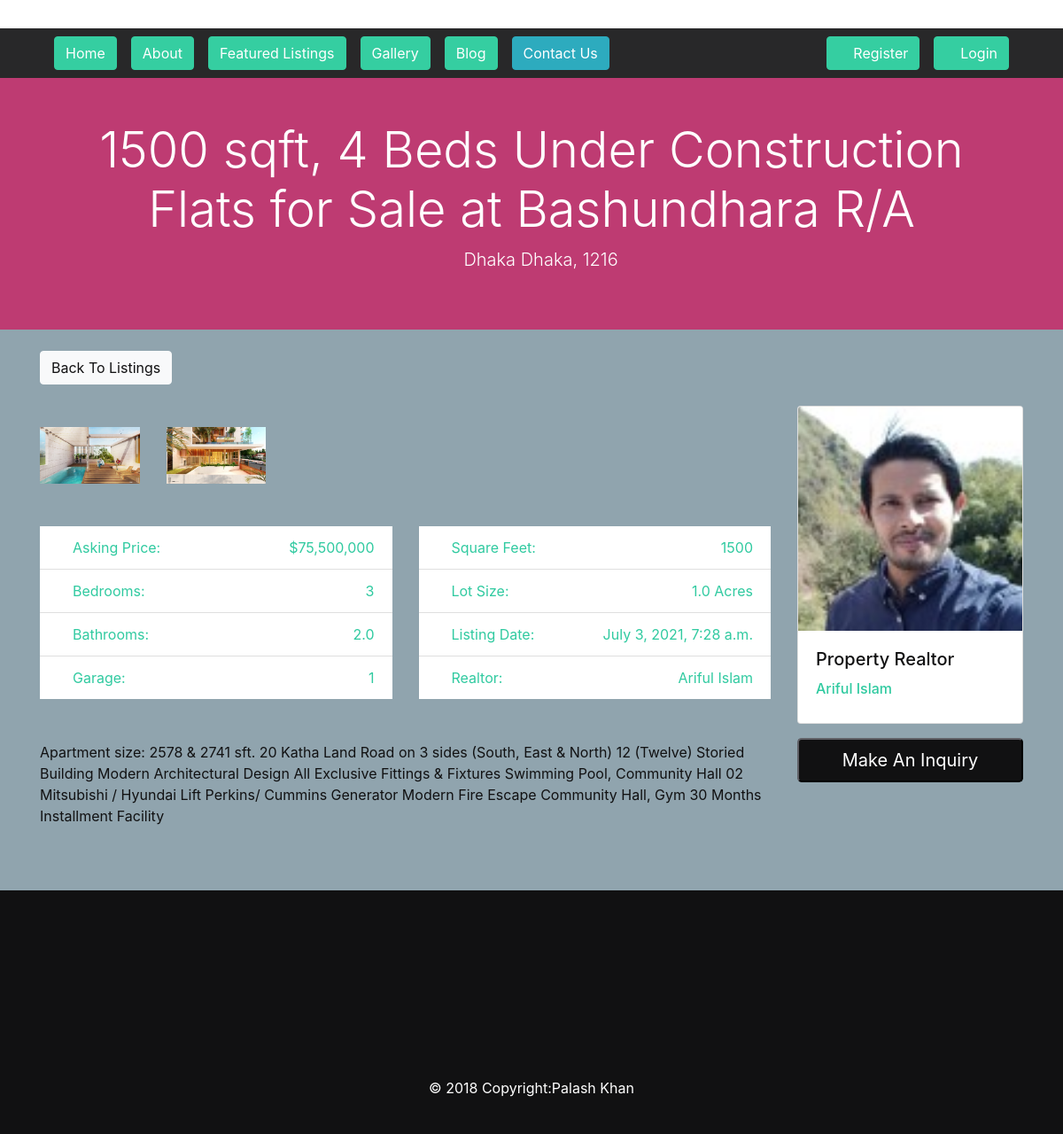
Page /listings/3/ on the committed database.
### listings/models.py (models this page shows, shortened)
class Listing(models.Model):
  user = models.ForeignKey(settings.AUTH_USER_MODEL, on_delete=models.DO_NOTHING)
  realtor = models.ForeignKey(Realtor, on_delete=models.DO_NOTHING)
  title = models.CharField(max_length=200)
  address = models.CharField(max_length=200)
  city = models.CharField(max_length=100)
  state = models.CharField(max_length=100)
  zipcode = models.CharField(max_length=20)
  description = models.TextField(blank=True)
  price = models.IntegerField()
  bedrooms = models.IntegerField()
  bathrooms = models.DecimalField(max_digits=2, decimal_places=1)
  garage = models.IntegerField(default=0)
  sqft = models.IntegerField()
  lot_size = models.DecimalField(max_digits=5, decimal_places=1)
  photo_main_one = models.ImageField(upload_to='photos/%Y/%m/%d/', blank=True)
  photo_1 = models.ImageField(upload_to='photos/%Y/%m/%d/', blank=True)
  photo_2 = models.ImageField(upload_to='photos/%Y/%m/%d/', blank=True)
  photo_3 = models.ImageField(upload_to='photos/%Y/%m/%d/', blank=True)
  photo_4 = models.ImageField(upload_to='photos/%Y/%m/%d/', blank=True)
  photo_5 = models.ImageField(upload_to='photos/%Y/%m/%d/', blank=True)
  photo_6 = models.ImageField(upload_to='photos/%Y/%m/%d/', blank=True)
  is_published = models.BooleanField(default=True)
  list_date = models.DateTimeField(default=datetime.now, blank=True)
  objects = StatusManager()

### realtors/models.py (models this page shows)
class Realtor(models.Model):
  name = models.CharField(max_length=200)
  photo = models.ImageField(upload_to='photos/%Y/%m/%d/')
  description = models.TextField(blank=True)
  phone = models.CharField(max_length=20)
  email = models.CharField(max_length=50)
  is_mvp = models.BooleanField(default=False)
  hire_date = models.DateTimeField(default=datetime.now, blank=True)
  def __str__(self):
    return self.name

### listings/views.py (the view)
# urls.py: path('<int:listing_id>/', views.listing, name='listing'),
def listing(request, listing_id ):
    listing = get_object_or_404(Listing, pk = listing_id)
    context = {
        'listing': listing
    }
    return render(request, 'listings/listing.html', context)

### listings/models.py (called while the page is built)
  def get_queryset(self):
    return StatusQuerySet(self.model, using=self._db)

### templates/listings/listing.html (shortened to what this page needs)
{% extends 'base.html' %}
{% load humanize %}
{% block content %}
<section id="showcase-inner" class="py-5 text-white">
    <div class="container">
      <div class="row text-center">
        <div class="col-md-12">
          <h1 class="display-4">{{ listing.title }}</h1>
          <p class="lead">
            <i class="fas fa-map-marker"></i> {{ listing.city }} {{ listing.state }}, {{ listing.zipcode }}</p>
        </div>
      </div>
    </div>
  </section>
  <section id="listing" class="py-4">
    <div class="container">
      <a href="{% url 'listings' %}" class="btn btn-light mb-4">Back To Listings</a>
      <div class="row">
        <div class="col-md-9">
          <div class="row mb-5 thumbs">
            {% if listing.photo_1 %}
            <div class="col-md-2">
              <a href="{{ listing.photo_1.url }}" data-lightbox="home-images">
                <img src="{{ listing.photo_1.url }}" alt="" class="img-fluid">
              </a>
            </div>
            {% endif %}
            {% if listing.photo_2 %}
            <div class="col-md-2">
              <a href="{{ listing.photo_2.url }}" data-lightbox="home-images">
                <img src="{{ listing.photo_2.url }}" alt="" class="img-fluid">
              </a>
            </div>
            {% endif %}
            {% if listing.photo_3 %}
            <div class="col-md-2">
            </div>
            {% endif %}
          </div>
          <div class="row mb-5 fields">
            <div class="col-md-6">
              <ul class="list-group list-group-flush">
                <li class="list-group-item text-secondary">
                  <i class="fas fa-money-bill-alt"></i> Asking Price:
                  <span class="float-right">${{ listing.price | intcomma }}</span>
                </li>
                <li class="list-group-item text-secondary">
                  <i class="fas fa-bed"></i> Bedrooms:
                  <span class="float-right">{{ listing.bedrooms }}</span>
                </li>
                <li class="list-group-item text-secondary">
                  <i class="fas fa-bath"></i> Bathrooms:
                  <span class="float-right">{{ listing.bathrooms }}</span>
                </li>
                <li class="list-group-item text-secondary">
                  <i class="fas fa-car"></i> Garage:
                  <span class="float-right">{{ listing.garage }}
                  </span>
                </li>
              </ul>
            </div>
            <div class="col-md-6">
              <ul class="list-group list-group-flush">
                <li class="list-group-item text-secondary">
                  <i class="fas fa-th-large"></i> Square Feet:
                  <span class="float-right">{{ listing.sqft }}</span>
                </li>
                <li class="list-group-item text-secondary">
                  <i class="fas fa-square"></i> Lot Size:
                  <span class="float-right">{{ listing.lot_size }} Acres
                  </span>
                </li>
                <li class="list-group-item text-secondary">
                  <i class="fas fa-calendar"></i> Listing Date:
                  <span class="float-right">{{ listing.list_date }}</span>
                </li>
                <li class="list-group-item text-secondary">
                  <i class="fas fa-bed"></i> Realtor:
                  <span class="float-right">{{ listing.realtor }}
                  </span>
                </li>
              </ul>
            </div>
          </div>
          <div class="row mb-5">
            <div class="col-md-12">
                {{ listing.description }}
            </div>
          </div>
        </div>
        <div class="col-md-3">
          <div class="card mb-3">
            <img class="card-img-top" src="{{ listing.realtor.photo.url }}" alt="">
            <div class="card-body">
              <h5 class="card-title">Property Realtor</h5>
              <h6 class="text-secondary">{{ listing.realtor }}</h6>
            </div>
          </div>
          <button class="btn-primary btn-block btn-lg" data-toggle="modal" data-target="#inquiryModal">Make An Inquiry</button>
        </div>
      </div>
    </div>
  </section>
{% endblock %}

### static/css/all.css (style rules this page uses)
.fa, .fas, .far, .fal, .fab { -moz-osx-font-smoothing: grayscale; -webkit-font-smoothing: antialiased; display: inline-block; font-style: normal; font-variant: normal; text-rendering: auto; line-height: 1; }
.fa-bath:before { content: "\f2cd"; }
.fa-bed:before { content: "\f236"; }
.fa-calendar:before { content: "\f133"; }
.fa-car:before { content: "\f1b9"; }
.fa-map-marker:before { content: "\f041"; }
.fa-money-bill-alt:before { content: "\f3d1"; }
.fa-square:before { content: "\f0c8"; }
.fa-th-large:before { content: "\f009"; }
.fa, .fas { font-family: 'Font Awesome 5 Free'; font-weight: 900; }

### static/css/style.css (style rules this page uses)
img { width: 100%; }
#showcase-inner { background: url(../img/building.jpg) no-repeat top center fixed/cover; position: relative; overflow: hidden; min-height: 200px; }
#showcase-inner::before { content: ''; position: absolute; top: 0; left: 0; min-height: 100%; width: 100%; background: rgba(174, 11, 79, 0.8); }

### rows in the picture
Listing: title "1500 sqft, 4 Beds Under Construction Flats for Sale at Bashundhara R/A", city "Dhaka", state "Dhaka", zipcode "1216", photo_1 (picture), photo_2 (picture), price "75,500,000", bedrooms "3", bathrooms "2.0", garage "1", sqft "1500", lot_size "1.0", list_date "July 3, 2021, 7:28 a.m.", realtor "Ariful Islam", description "Apartment size: 2578 & 2741 sft. 20 Katha Land Road on 3 sides (South, East & North) 12 (Twelve) Storied Building Modern Architectural Design All Exclusive Fittings & Fixtures Swimming Pool, Community Hall 02 Mitsubishi / Hyundai Lift Perkins/ Cummins Generator Modern Fire Escape Community Hall, Gym 30 Months Installment Facility", realtor.photo (picture)
